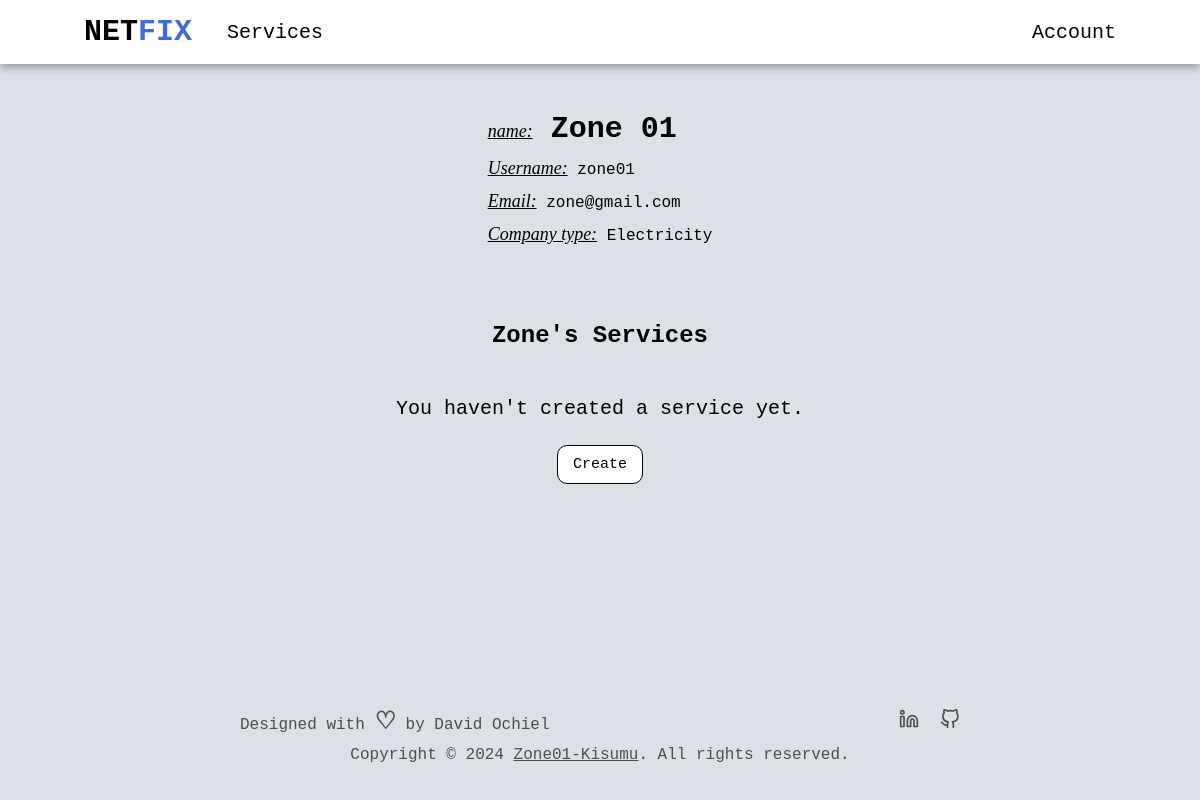
The app's page /company/zone01/, older data.
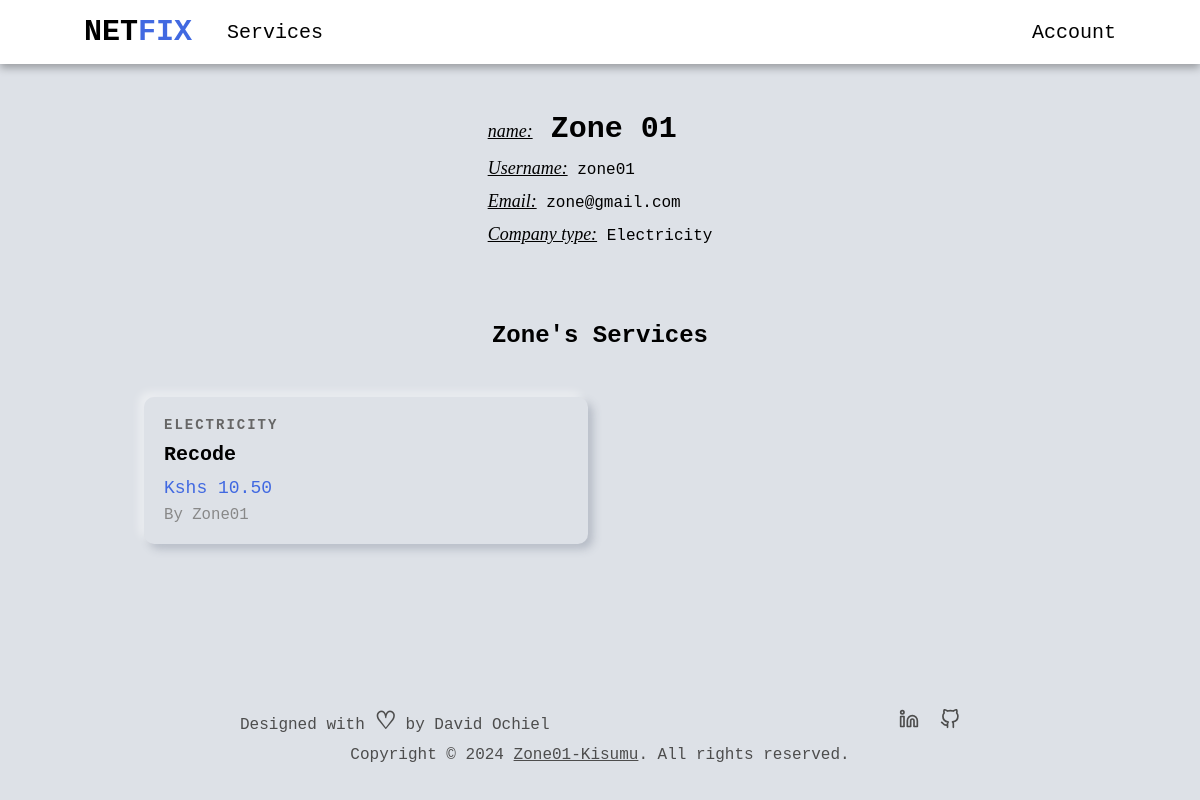
The same page, newer data.
### services/models.py (models this page shows, shortened)
class Service(models.Model):
    company = models.ForeignKey(Company, default="", on_delete=models.CASCADE)
    name = models.CharField(max_length=40)
    description = models.TextField()
    price_hr = models.DecimalField(decimal_places=2, max_digits=5)
    choices = (
        ('Air Conditioner', 'Air Conditioner'),
        ('Carpentry', 'Carpentry'),
        ('Electricity', 'Electricity'),
        ('Gardening', 'Gardening'),
        ('Home Machines', 'Home Machines'),
        ('House Keeping', 'House Keeping'),
        ('Interior Design', 'Interior Design'),
        ('Locks', 'Locks'),
        ('Painting', 'Painting'),
        ('Plumbing', 'Plumbing'),
        ('Water Heaters', 'Water Heaters'),
    )
    field = models.CharField(max_length=30, blank=False, null=False, default="", choices=choices)
    date = models.DateTimeField(auto_now=True, null=False)
    id = models.UUIDField(default=uuid.uuid4, unique=True, primary_key=True, editable=False)

### users/models.py (models this page shows, shortened)
class Company(models.Model):
    user = models.OneToOneField(User, on_delete=models.CASCADE, primary_key=True)
    choices = (
        ('Air Conditioner', 'Air Conditioner'),
        ('All in One', 'All in One'),
        ('Carpentry', 'Carpentry'),
        ('Electricity', 'Electricity'),
        ('Gardening', 'Gardening'),
        ('Home Machines', 'Home Machines'),
        ('House Keeping', 'House Keeping'),
        ('Interior Design', 'Interior Design'),
        ('Locks', 'Locks'),
        ('Painting', 'Painting'),
        ('Plumbing', 'Plumbing'),
        ('Water Heaters', 'Water Heaters'),
    )
    field = models.CharField(max_length=30, blank=False, null=False, default="", choices=choices)
    class Meta:
        verbose_name = 'Company'
        verbose_name_plural = 'Companies'
    def __str__(self):
        return self.user.username

class User(AbstractUser):
    is_company = models.BooleanField(default=False)
    is_customer = models.BooleanField(default=False)
    email = models.EmailField(max_length=100, unique=True)
    username = models.CharField(max_length=100, unique=True)
    id = models.UUIDField(default=uuid.uuid4, unique=True, primary_key=True, editable=False)
    USERNAME_FIELD = 'email'
    REQUIRED_FIELDS = ['username']

### users/views.py (the view)
# urls.py: path('company/<str:username>/', v.company_profile, name='company_profile'),
def company_profile(request, username):
    user = User.objects.get(username=username)
    services = user.company.service_set.all().order_by('-date')
    context = {
        "profile": user,
        'services': services,
    }
    return render(request, "users/profile.html", context)

### users/templates/users/profile.html
{% extends 'main/base.html' %}
{% block content %}
{% if request.user.is_authenticated and user.username == profile.username and user.is_customer %}
    <div class="profile-details-header customer-details-header">
        <div class="header-content">
            <h1 class="full-name">
                <span class="profile-usher">name:</span> <span>{{profile.first_name}} </span><span>{{profile.last_name}}</span>
            </h1>
            <p class="username"><span class="profile-usher">Username:</span> {{profile.username}}</p>
            <p class="email"><span class="profile-usher">Email:</span> {{profile.email}}</p>
            <p class="age"><span class="profile-usher">Your age is:</span> {{age}} years old</p>
            <p class="age"><span class="profile-usher">Born on:</span> {{profile.customer.d_o_b}}</p>
        </div>
    </div>
    <div class="services-header  services-header-profile">
        <h1>Previous Requested Services</h1>
    </div>
    {% if requested_services %}
        <div class="services-grid">
            {% for requested_service in requested_services %}
            <a href="{% url 'index' requested_service.service.id %}" class="service-card">
                <div class="card-content">
                    <p class="service-category">{{ requested_service.service.field }}</p>
                    <h2 class="service-name">{{ requested_service.service }}</h2>
                    <p class="service-price"><span>Total incured cost:</span> Kshs {{ requested_service.total_cost }}</p>
                    <p class="service-date">requested on <span>{{requested_service.date}}</span></p>
                    <p class="service-company">provided by {{requested_service.service.company}}</p>
                </div>
            </a>
            {% endfor %}
        </div>
    {% else %}
        <div class="no-profile-services">
            <p>Seems like your service request adventure hasn't begun yet.</p>
            <a class="btn-link" href="{% url 'service_list' %}">Explore services</a>
        </div>
    {% endif %}
{% else %}
    <div class="profile-details-header">
        <div class="header-content">
            <h1 class="full-name">
                <span class="profile-usher">name:</span> <span>{{profile.first_name}} </span><span>{{profile.last_name}}</span>
            </h1>
            <p class="username"><span class="profile-usher">Username:</span> {{profile.username}}</p>
            <p class="email"><span class="profile-usher">Email:</span> {{profile.email}}</p>
            <p class="field"><span class="profile-usher">Company type:</span> {{profile.company.field}}</p>
        </div>
    </div>
    <div class="services-header services-header-profile">
        <h1>{{profile.first_name}}'s Services</h1>
    </div>
    {% if services %}
        <div class="services-grid">
            {% for service in services %}
            <a href="{% url 'index' service.id %}" class="service-card">
                <div class="card-content">
                    <div class="service-category">{{ service.field }}</div>
                    <h2 class="service-name">{{ service.name }}</h2>
                    <div class="service-price">Kshs {{ service.price_hr }}</div>
                    <div class="service-company">by {{service.company}}</div>
                </div>
            </a>
            {% endfor %}
        </div>
    {% else %}
        {% if request.user.is_customer %}
            <div class="no-profile-services">
                <p>No services from {{profile.username}} just yet.</p>
                <a class="btn-link" href="{% url 'service_list' %}">Explore other services</a>
            </div>
        {% else %}
            <div class="no-profile-services">
                <p>You haven't created a service yet.</p>
                <a class="btn-link" href="{% url 'service_create' %}">Create</a>
            </div>
        {% endif %}
    {% endif %}
{% endif %}
{% endblock content %}

Row changes from the older to the newer data that the page shows:
added Service: field "ELECTRICITY", name "Recode", price_hr "10.50", company "Zone01"
Text that changed along with them:
text no longer shown: "You haven't created a service yet. Create"
